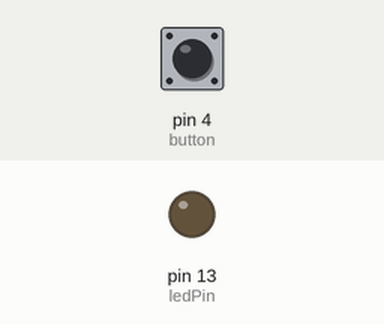
This sketch was run on a simulated Arduino Uno, built with avr-gcc and run on an emulated ATmega328P. On the bench: output pins drawn as LEDs (lit = HIGH). The inputs (shaded band) are chosen by the test bench; at power-on: pin 4 (button) HIGH.

Above: at 1.2 s.
1.3 s: pin 4 (button) pulled LOW for 0.15 s
At 1.37 s:
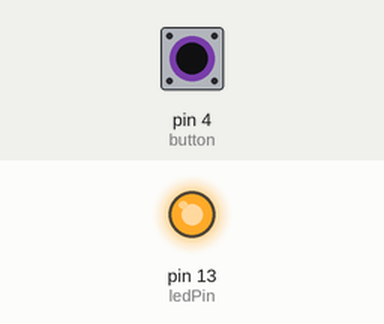
2.9 s: pin 4 (button) pulled LOW for 3.2 s
At 7.5 s:
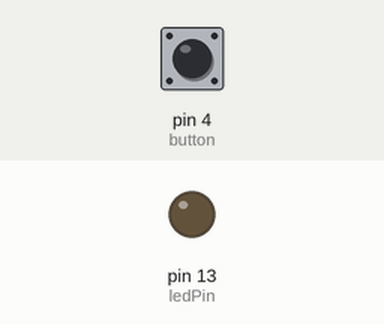
Timing chart, 0 to 9.0 s (numbered marks = the images above; inputs shaded):
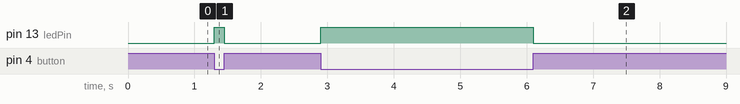

Measured:
- after the input at 1.3 s, pin 13 (ledPin): LOW → HIGH at once, → LOW 0.15 s later
- after the input at 2.9 s, pin 13 (ledPin): LOW → HIGH at once, → LOW 3.2 s later

The sketch:

button.ino
```cpp
const int button = 4;
const int ledPin = LED_BUILTIN;

void setup() {
  pinMode(ledPin, OUTPUT);
  pinMode(button, INPUT_PULLUP);
}

void loop() {
  int buttonState = digitalRead(button);

  if (buttonState == LOW) {
    digitalWrite(ledPin, HIGH);
      } else {
    digitalWrite(ledPin, LOW);
  }
}
```
